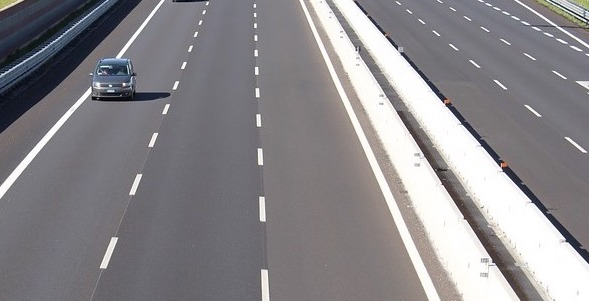
#> input picture week5_python/data/images/lanes.jpg, 589 x 301 px
$ jupyter execute 1_Hough_Transform_Line-html.ipynb   (shell and % lines are left out)
#> lines starting #> are read from the running program, lines starting #| are printed output that depends on the picture; after the words box and inside, x2 and y2 are one past the last pixel; in counts of white or black regions, pixels touching at a corner belong together
# <font style="color:rgb(50,120,229)">HoughLine: How to Detect Lines using OpenCV</font>

In OpenCV, line detection using Hough Transform is implemented in the function [**`HoughLines`**](https://docs.opencv.org/4.1.0/dd/d1a/group__imgproc__feature.html#ga46b4e588934f6c8dfd509cc6e0e4545a) and [**`HoughLinesP`**](https://docs.opencv.org/4.1.0/dd/d1a/group__imgproc__feature.html#ga8618180a5948286384e3b7ca02f6feeb) [Probabilistic Hough Transform].

### <font style="color:rgb(8,133,37)">Function Syntax</font>

```python
lines = cv.HoughLinesP(image, rho, theta, threshold[, lines[, minLineLength[, maxLineGap]]])
```

```python
lines = cv.HoughLines(image, rho, theta, threshold[, lines[, srn[, stn[, min_theta[, max_theta]]]]])
```

**Parameters**

- **`image`** -	8-bit, single-channel binary source image. The image may be modified by the function.
- **`lines`** -	Output vector of lines. Each line is represented by a 2 or 3 element vector $(\rho,\theta)$ or $(\rho,\theta,\text{votes})$ . $\rho$ is the distance from the coordinate origin $(0,0)$ (top-left corner of the image). $\theta$ is the line rotation angle in radians $( 0∼\text{vertical line},\pi/2∼\text{horizontal line} )$. votes is the value of accumulator.
- **`rho`** -	Distance resolution of the accumulator in pixels.
- **`theta`** -	Angle resolution of the accumulator in radians.
- **`threshold`** -	Accumulator threshold parameter. Only those lines are returned that get enough votes $( >\text{threshold} )$.
- **`srn`** -	For the multi-scale Hough transform, it is a divisor for the distance resolution rho . The coarse accumulator distance resolution is rho and the accurate accumulator resolution is rho/srn . If both srn=0 and stn=0 , the classical Hough transform is used. Otherwise, both these parameters should be positive.
- **`stn`** -	For the multi-scale Hough transform, it is a divisor for the distance resolution theta.
- **`min_theta`** -	For standard and multi-scale Hough transform, minimum angle to check for lines. Must fall between 0 and max_theta.
- **`max_theta`** -	For standard and multi-scale Hough transform, maximum angle to check for lines. Must fall between min_theta and CV_PI.

[cell 1]
import cv2
import matplotlib.pyplot as plt
from dataPath import DATA_PATH
import numpy as np

[cell 2]
import matplotlib
matplotlib.rcParams['figure.figsize'] = (10.0, 10.0)
matplotlib.rcParams['image.cmap'] = 'gray'

[cell 3]
# Read image
img = cv2.imread(DATA_PATH + 'images/lanes.jpg', cv2.IMREAD_COLOR)
#> img is the input picture: shape (301, 589, 3); mean B, G, R 138.2, 134.8, 137.2
# Convert the image to gray-scale
gray = cv2.cvtColor(img, cv2.COLOR_BGR2GRAY)
# Find the edges in the image using canny detector
edges = cv2.Canny(gray, 50, 200)
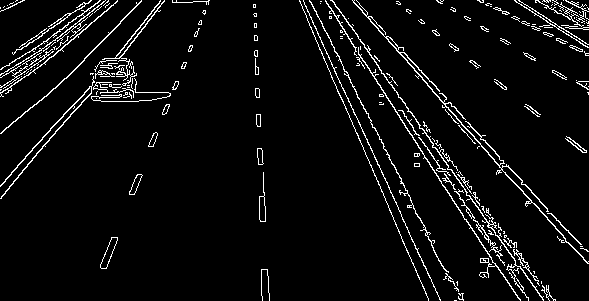
#> edges: shape (301, 589); 5.2% white in thin lines or dots
# Detect points that form a line
lines = cv2.HoughLinesP(edges, 1, np.pi/180, 100, minLineLength=10, maxLineGap=250)
#> lines = 18 rows, first 6: [332, 0, 542, 299], [330, 11, 500, 272], [353, 2, 588, 263], [309, 0, 461, 299], [325, 1, 518, 298], [352, 0, 587, 251]
# Draw lines on the image
for line in lines:
    x1, y1, x2, y2 = line[0]
    cv2.line(img, (x1, y1), (x2, y2), (255, 0, 0), 3)
#> this loop made 18 passes
#> (x1, y1, x2, y2) on passes 1 to 12: (332, 0, 542, 299), (330, 11, 500, 272), (353, 2, 588, 263), (309, 0, 461, 299), (325, 1, 518, 298), (352, 0, 587, 251), (326, 53, 440, 299), (0, 185, 157, 10), (427, 85, 587, 263), (1, 196, 160, 6), (337, 15, 528, 299), (354, 0, 522, 180)
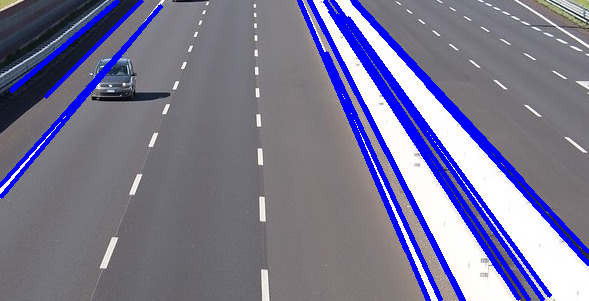
#> img: shape (301, 589, 3); 10.23% of pixels changed, all inside (x1, y1, x2, y2) = (0, 0, 589, 301)
# Show result
plt.imshow(img[:,:,::-1])
